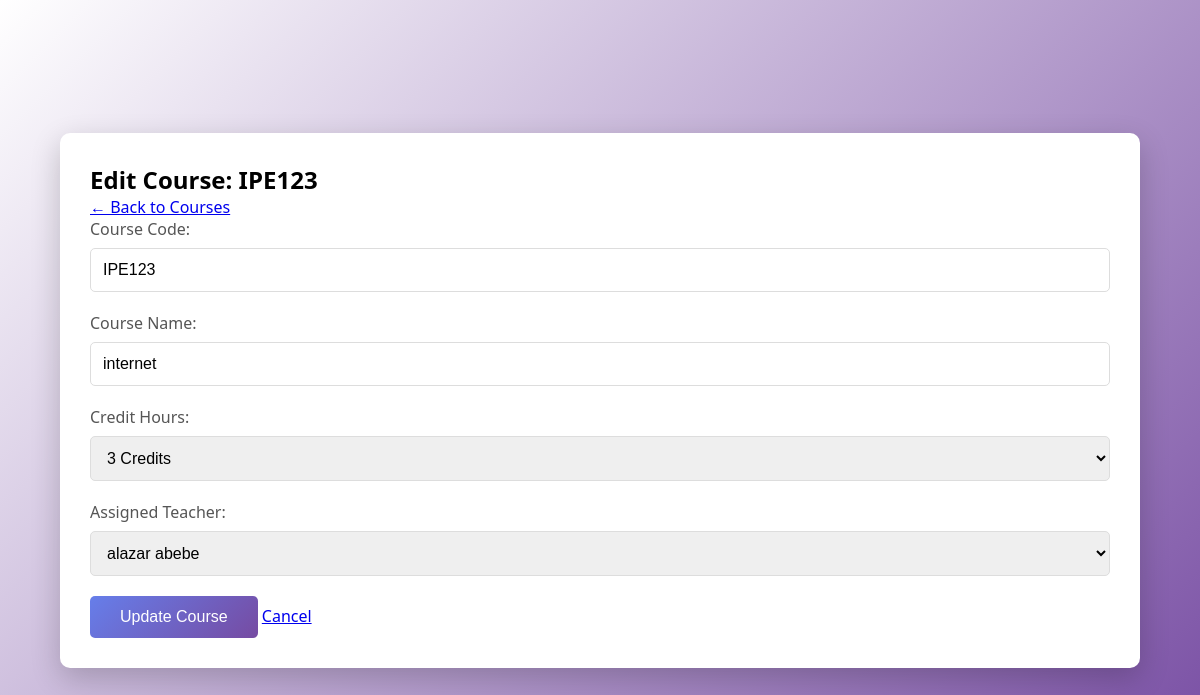
The app's page /new/edit_course.php?id=2 (signed in) with its own data.
### tables this page shows
CREATE TABLE `courses` (
  `id` int(11) NOT NULL,
  `course_code` varchar(20) NOT NULL,
  `course_name` varchar(100) NOT NULL,
  `credit_hours` int(11) DEFAULT NULL,
  `teacher_id` int(11) DEFAULT NULL,
  `created_at` timestamp NOT NULL DEFAULT current_timestamp()
);

CREATE TABLE `teachers` (
  `id` int(11) NOT NULL,
  `user_id` int(11) DEFAULT NULL,
  `department` varchar(100) DEFAULT NULL,
  `qualifications` text DEFAULT NULL
);

CREATE TABLE `users` (
  `id` int(11) NOT NULL,
  `username` varchar(50) NOT NULL,
  `password` varchar(255) NOT NULL,
  `role` enum('admin','teacher','student') NOT NULL,
  `email` varchar(100) DEFAULT NULL,
  `full_name` varchar(100) DEFAULT NULL,
  `created_at` timestamp NOT NULL DEFAULT current_timestamp()
);

### new/edit_course.php (the view, shortened to what this page needs)
<?php
require_once 'db.php';
$course_id = intval($_GET['id']);
$stmt = $conn->prepare("
    SELECT c.*, u.full_name as teacher_name
    FROM courses c
    LEFT JOIN teachers t ON c.teacher_id = t.id
    LEFT JOIN users u ON t.user_id = u.id
    WHERE c.id = ?
");
$stmt->bind_param("i", $course_id);
$stmt->execute();
$course = $stmt->get_result()->fetch_assoc();
$teachers_result = $conn->query("
    SELECT t.id, u.full_name
    FROM teachers t
    JOIN users u ON t.user_id = u.id
    ORDER BY u.full_name
");
?>
<!DOCTYPE html>
<html>
<head>
    <link rel="stylesheet" href="stayle.css">
</head>
<body>
    <div class="container">
        <h2>Edit Course: <?php echo htmlspecialchars($course['course_code']); ?></h2>
        <a href="add_course.php">← Back to Courses</a>
        <form method="POST" action="">
            <div class="form-group">
                <label>Course Code:</label>
                <input type="text" name="course_code" value="<?php echo htmlspecialchars($course['course_code']); ?>" required>
            </div>
            <div class="form-group">
                <label>Course Name:</label>
                <input type="text" name="course_name" value="<?php echo htmlspecialchars($course['course_name']); ?>" required>
            </div>
            <div class="form-group">
                <label>Credit Hours:</label>
                <select name="credit_hours" required>
                    <?php for ($i = 1; $i <= 5; $i++): ?>
                        <option value="<?php echo $i; ?>" <?php echo ($course['credit_hours'] == $i) ? 'selected' : ''; ?>>
                            <?php echo $i; ?> Credit<?php echo $i > 1 ? 's' : ''; ?>
                        </option>
                    <?php endfor; ?>
                </select>
            </div>
            <div class="form-group">
                <label>Assigned Teacher:</label>
                <select name="teacher_id" required>
                    <?php while ($teacher = $teachers_result->fetch_assoc()): ?>
                        <option value="<?php echo $teacher['id']; ?>"
                            <?php echo ($course['teacher_id'] == $teacher['id']) ? 'selected' : ''; ?>>
                            <?php echo htmlspecialchars($teacher['full_name']); ?>
                        </option>
                    <?php endwhile; ?>
                </select>
            </div>
            <button type="submit">Update Course</button>
            <a href="add_course.php" class="btn-back">Cancel</a>
        </form>
    </div>
</body>
</html>

### new/stayle.css (style rules this page uses)
* { margin: 0; padding: 0; box-sizing: border-box; }
body { font-family: 'Segoe UI', Tahoma, Geneva, Verdana, sans-serif; background: linear-gradient(135deg, white 0%, #764ba2 100%); min-height: 100vh; display: flex; justify-content: center; align-items: center; }
.container { background: white; border-radius: 10px; box-shadow: 0 10px 30px rgba(0, 0, 0, 0.2); width: 90%; max-width: 1200px; padding: 30px; margin: 20px; }
.form-group { margin-bottom: 20px; }
.form-group label { display: block; margin-bottom: 8px; color: #555; font-weight: 500; }
.form-group input, .form-group select { width: 100%; padding: 12px; border: 1px solid #ddd; border-radius: 5px; font-size: 16px; transition: border-color 0.3s; }
button, .action-btn { background: linear-gradient(135deg, #667eea 0%, #764ba2 100%); color: white; border: none; padding: 12px 30px; border-radius: 5px; font-size: 16px; cursor: pointer; text-decoration: none; display: inline-block; transition: transform 0.3s, box-shadow 0.3s; }

### records on screen
courses: course_code "IPE123", course_name "internet", credit_hours "3 Credits", teacher_id "alazar abebe"
